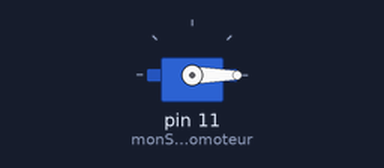
Recording of a sketch running on a simulated Arduino Uno, built with avr-gcc and run on an emulated ATmega328P. Parts: servo.

Above: at 0.05 s.
At 6.05 s:
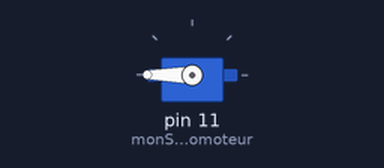
At 11.9 s:
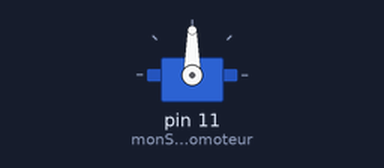
Timing chart, 0 to 15.5 s (numbered marks = the images above):
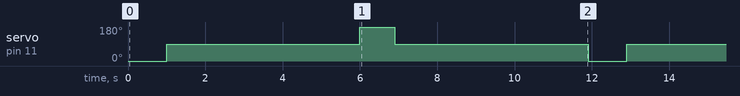

Measured:
- by itself, servo on pin 11 (monServomoteur): repeats every 11.9 s: 180° 0.90 s, 90° 5.0 s, 0° 1.0 s, 90° 5.0 s

The sketch:

ServoOuv.ino
```cpp
/* Inclut la lib Servo pour manipuler le servomoteur */
#include <Servo.h>

/* Créer un objet Servo pour contrôler le servomoteur */
Servo monServomoteur;

void setup() {

  // Attache le servomoteur à la broche D9
  monServomoteur.attach(11 );
  Serial.begin(9600);
}

void loop() {
    monServomoteur.write(0);
    delay(1000);
    monServomoteur.write(90);
    delay(5000);
    monServomoteur.write(180);
    delay(900);
    monServomoteur.write(90);
    delay(5000);
}
```
